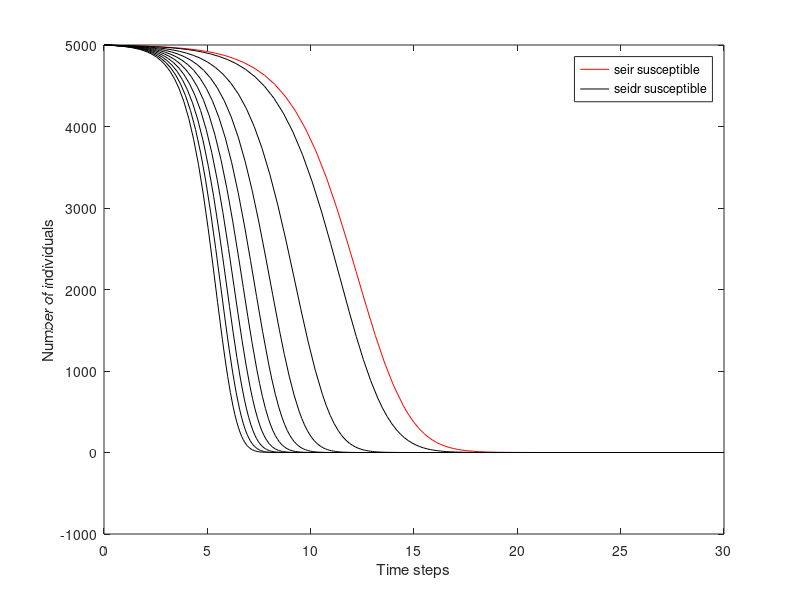

MATLAB code for this plot:
function plot_seidr()
    clear all; close all;

    t_start = 0;
    t_end = 30;

    beta = 0.001151;
    gamma = 0.16851662;
    eta = 0.083333;
    epsilon = 0.2;
    zeta = 0.5;
    delta = 0.001151;
    
    disp(gamma*epsilon/beta);
    disp(zeta/delta);
    
    s0 = 4999;
    e0 = 0;
    i0 = 1;
    d0 = 0;
    r0 = 0;
    
    [T1, Y1] = ode45(@seir, [t_start, t_end], [s0, e0, i0, r0]);
    plot(T1, Y1(:,1),'r-');
    hold on
    
    while delta < 0.04189
        [T, Y] = ode45(@seidr, [t_start, t_end], [s0, e0, i0, d0, r0]);
        plot(T, Y(:,1),'k-');
        delta=delta+0.005;
    end
    xlabel('Time steps');
    ylabel('Number of individuals');
    legend('seir susceptible','seidr susceptible');
    hold off
    
    EI=plus(Y(:,2),Y(:,3));
    EID=plus(EI,Y(:,4));
    maxEID=max(EID);
    disp(maxEID);
    i=find(EID==maxEID);
    disp(i);
    disp(T(i));
    disp(Y(i,1));
    disp(Y(i+1,1));
    disp(Y(i,3)*(beta*Y(i,1)-gamma*epsilon)+Y(i,4)*(delta*Y(i,1)-zeta));
    disp(Y(i+1,3)*(beta*Y(i+1,1)-gamma*epsilon));
    disp(Y(i+1,4)*(delta*Y(i+1,1)-zeta));
    disp(Y(size(Y(:,1)),1));


    function dy = seidr(t,y)
        dy=zeros(5,1);
        dy(1) = -(beta*y(1)*y(3))-(delta*y(1)*y(4));
        dy(2) = (beta*y(1)*y(3))+(delta*y(1)*y(4))-(eta*y(2));
        dy(3) = (eta*y(2))-(gamma*y(3));
        dy(4) = ((1-epsilon)*gamma*y(3))-(zeta*y(4));
        dy(5) = (epsilon*gamma*y(3))+(zeta*y(4));
        
    end

    function dy = seir(t,y)
        dy=zeros(4,1);
        dy(1) = -(beta*y(1)*y(3));
        dy(2) = (beta*y(1)*y(3))-(eta*y(2));
        dy(3) = (eta*y(2))-(gamma*y(3));
        dy(4) = (gamma*y(3));
    end
end